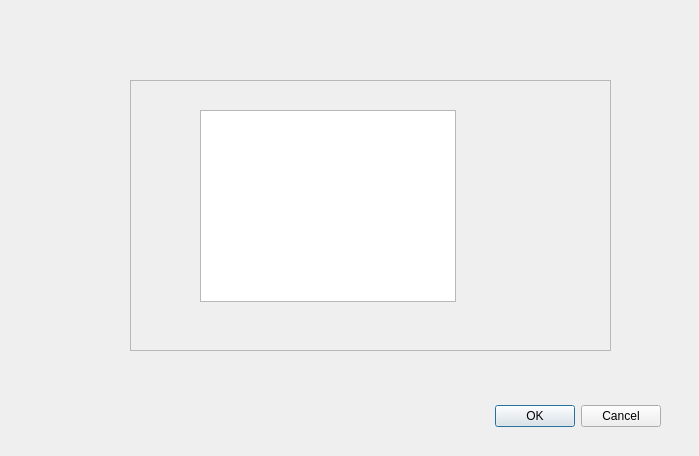
<?xml version="1.0" encoding="UTF-8"?>
<ui version="4.0">
 <class>Dialog</class>
 <widget class="QDialog" name="Dialog">
  <property name="geometry">
   <rect>
    <x>0</x>
    <y>0</y>
    <width>699</width>
    <height>456</height>
   </rect>
  </property>
  <property name="windowTitle">
   <string>Dialog</string>
  </property>
  <widget class="QDialogButtonBox" name="buttonBox">
   <property name="geometry">
    <rect>
     <x>320</x>
     <y>400</y>
     <width>341</width>
     <height>32</height>
    </rect>
   </property>
   <property name="orientation">
    <enum>Qt::Horizontal</enum>
   </property>
   <property name="standardButtons">
    <set>QDialogButtonBox::Cancel|QDialogButtonBox::Ok</set>
   </property>
  </widget>
  <widget class="QFrame" name="frame">
   <property name="geometry">
    <rect>
     <x>130</x>
     <y>80</y>
     <width>481</width>
     <height>271</height>
    </rect>
   </property>
   <property name="frameShape">
    <enum>QFrame::StyledPanel</enum>
   </property>
   <property name="frameShadow">
    <enum>QFrame::Raised</enum>
   </property>
   <widget class="QTreeView" name="treeView">
    <property name="geometry">
     <rect>
      <x>70</x>
      <y>30</y>
      <width>256</width>
      <height>192</height>
     </rect>
    </property>
   </widget>
  </widget>
 </widget>
 <resources/>
 <connections>
  <connection>
   <sender>buttonBox</sender>
   <signal>accepted()</signal>
   <receiver>Dialog</receiver>
   <slot>accept()</slot>
   <hints>
    <hint type="sourcelabel">
     <x>248</x>
     <y>254</y>
    </hint>
    <hint type="destinationlabel">
     <x>157</x>
     <y>274</y>
    </hint>
   </hints>
  </connection>
  <connection>
   <sender>buttonBox</sender>
   <signal>rejected()</signal>
   <receiver>Dialog</receiver>
   <slot>reject()</slot>
   <hints>
    <hint type="sourcelabel">
     <x>316</x>
     <y>260</y>
    </hint>
    <hint type="destinationlabel">
     <x>286</x>
     <y>274</y>
    </hint>
   </hints>
  </connection>
 </connections>
</ui>
